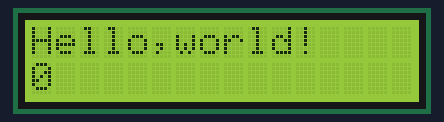
A sketch run on a simulated Arduino Uno, built with avr-gcc and run on an emulated ATmega328P. Shown: 16×2 character LCD.

Above: at 0.1 s.
At 4.1 s:
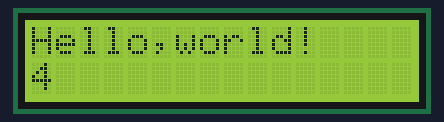
At 9.1 s:
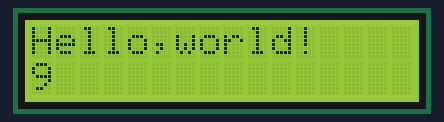
At 19.1 s:
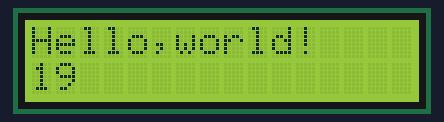
At 29.1 s:
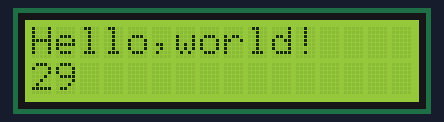
At 39.1 s:
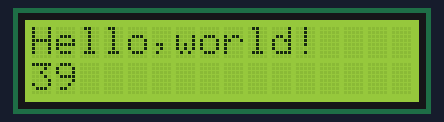

The sketch:

Print_HelloWorld.ino
```cpp
#include<LiquidCrystal.h>

const int rs=12,en=11,d4=5,d5=4,d6=3,d7=2;
/*
 * rs=register select(0/1)
 * rs=0 --> write data into memory
 * rs=1 --> write control signal
 */

LiquidCrystal lcd(rs,en,d4,d5,d6,d7);
void setup() {
  // put your setup code here, to run once:
  lcd.begin(16,2);
  lcd.print("Hello,world!");
}

void loop() {
  // put your main code here, to run repeatedly:
    // set the cursor to column 0, row 1
     lcd.setCursor(0, 1);
  // print the number of seconds since reset
     lcd.print(millis() / 1000);
}
```

Measured:
- what the display in image 1 shows lasts 1.0 s, from 4.0 s to 5.0 s
